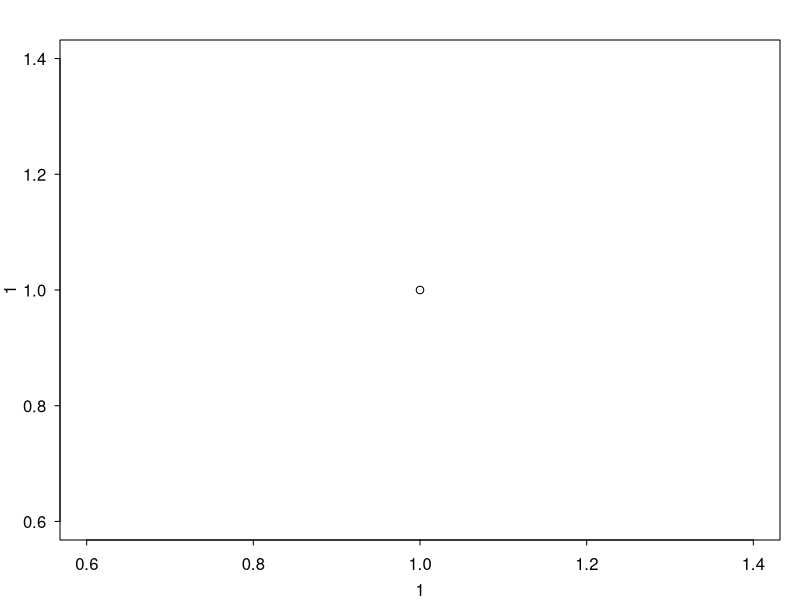

R code for this plot:
## ---- chunk 1
knitr::opts_chunk$set(dev = 'pdf')
par(mar=c(3,3,2,1), mgp=c(2,.7,0), tck=-.01,las=1)
## ---- chunk 2
# Feed conversion rate example
plot(1,1)
